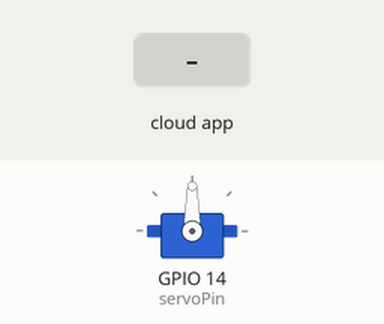
This sketch was run on a simulated ESP8266 (NodeMCU). Parts: servo. The inputs (shaded band) are chosen by the test bench. WiFi joins after 1.5 s; servers stay silent unless stated; what the sketch prints to the serial monitor is not drawn.

Above: at 2.7 s.
2.8 s: the phone or cloud app sets 657fbd0b0c9e5d526c75040c to 0
At 3.3 s:
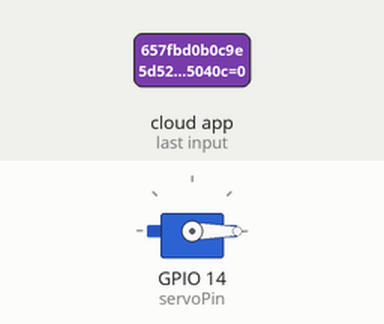
4.3 s: the phone or cloud app sets 657fbd0b0c9e5d526c75040c to 1
At 5.1 s:
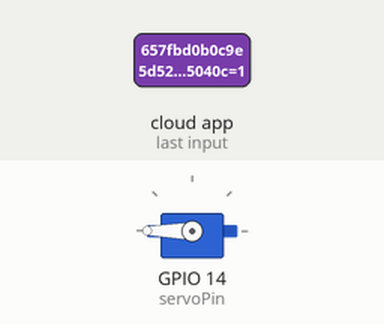
Timing chart, 0 to 7.3 s (numbered marks = the images above; inputs shaded):
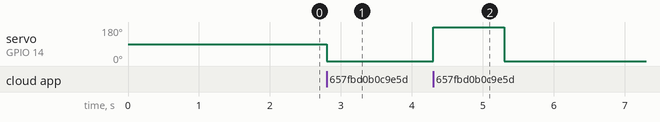

Measured:
- after the input at 2.8 s, servo on GPIO 14 (servoPin): 90° → 0° at once
- after the input at 4.3 s, servo on GPIO 14 (servoPin): 0° → 180° at once, → 0° 1.0 s later

The sketch:

petfedeer_main.ino
```cpp
#ifdef ENABLE_DEBUG
   #define DEBUG_ESP_PORT Serial
   #define NODEBUG_WEBSOCKETS
   #define NDEBUG
#endif

#include <Arduino.h>
#if defined(ESP8266)
  #include <ESP8266WiFi.h>
#elif defined(ESP32) || defined(ARDUINO_ARCH_RP2040)
  #include <WiFi.h>
#endif

#include "SinricPro.h"
#include "SinricProSwitch.h"
#include<Servo.h>

#define WIFI_SSID         "vivo 1917"
#define WIFI_PASS         "1234567890"
#define APP_KEY           "de5f1717-bff3-4806-ba2e-260f85ce5f48"
#define APP_SECRET        "02c65f6f-7c63-441d-a708-77a1867f32ae-89a14eff-00a7-4dc8-8650-a6ed385dff6a"

#define SWITCH_ID_1       "657fbd0b0c9e5d526c75040c"
//#define RELAYPIN_1        5

#define BAUD_RATE         115200                // Change baudrate to your need

Servo myServo;  // Create a servo object

int servoPin = 14;  // Define the pin connected to the servo

/*bool onPowerState1(const String &deviceId, bool &state) {
 Serial.printf("Device 1 turned %s", state?"on":"off");
// digitalWrite( myServo, state ? HIGH:LOW);
  myServo.write(state ? HIGH:LOW);
 return true; // request handled properly
}
*/
bool onPowerState1(const String &deviceId, bool &state) {
  Serial.printf("Device 1 turned %s\n", state ? "on" : "off");
  int angle = state ? 180 : 0;  // Assuming 180 is the maximum angle and 0 is the minimum
  myServo.write(angle);
  delay(1000);
   myServo.write(0);
  return true; // request handled properly
}


// setup function for WiFi connection
void setupWiFi() {
  Serial.printf("\r\n[Wifi]: Connecting");

  #if defined(ESP8266)
    WiFi.setSleepMode(WIFI_NONE_SLEEP);
    WiFi.setAutoReconnect(true);
  #elif defined(ESP32)
    WiFi.setSleep(false);
    WiFi.setAutoReconnect(true);
  #endif

  WiFi.begin(WIFI_SSID, WIFI_PASS);

  while (WiFi.status() != WL_CONNECTED) {
    Serial.printf(".");
    delay(250);
  }

  Serial.printf("connected!\r\n[WiFi]: IP-Address is %s\r\n", WiFi.localIP().toString().c_str());
}

// setup function for SinricPro
void setupSinricPro() {
  // add devices and callbacks to SinricPro
 // pinMode(RELAYPIN_1, OUTPUT);
     myServo.attach(servoPin);
  SinricProSwitch& mySwitch1 = SinricPro[SWITCH_ID_1];
  mySwitch1.onPowerState(onPowerState1);


  // setup SinricPro
  SinricPro.onConnected([](){ Serial.printf("Connected to SinricPro\r\n"); });
  SinricPro.onDisconnected([](){ Serial.printf("Disconnected from SinricPro\r\n"); });

  SinricPro.begin(APP_KEY, APP_SECRET);
}

// main setup function
void setup() {
  Serial.begin(BAUD_RATE); Serial.printf("\r\n\r\n");
  setupWiFi();

  setupSinricPro();
}

void loop() {
  SinricPro.handle();
}
```
